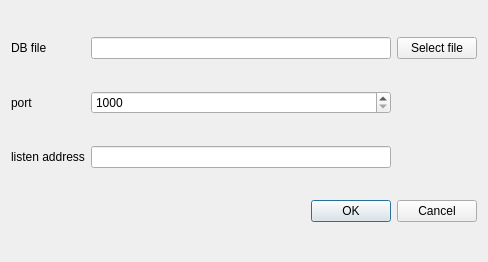
<?xml version="1.0" encoding="UTF-8"?>
<ui version="4.0">
 <class>Settings</class>
 <widget class="QDialog" name="Settings">
  <property name="geometry">
   <rect>
    <x>0</x>
    <y>0</y>
    <width>488</width>
    <height>262</height>
   </rect>
  </property>
  <property name="windowTitle">
   <string>Settings</string>
  </property>
  <layout class="QGridLayout" name="gridLayout">
   <item row="0" column="0">
    <widget class="QLabel" name="label">
     <property name="text">
      <string>DB file</string>
     </property>
    </widget>
   </item>
   <item row="0" column="1">
    <widget class="QLineEdit" name="dbFile"/>
   </item>
   <item row="0" column="2">
    <widget class="QPushButton" name="dbFileOpenButton">
     <property name="text">
      <string>Select file</string>
     </property>
    </widget>
   </item>
   <item row="1" column="0">
    <widget class="QLabel" name="label_2">
     <property name="text">
      <string>port</string>
     </property>
    </widget>
   </item>
   <item row="1" column="1">
    <widget class="QSpinBox" name="port">
     <property name="minimum">
      <number>1000</number>
     </property>
     <property name="maximum">
      <number>65536</number>
     </property>
    </widget>
   </item>
   <item row="2" column="0">
    <widget class="QLabel" name="label_3">
     <property name="text">
      <string>listen address</string>
     </property>
    </widget>
   </item>
   <item row="2" column="1">
    <widget class="QLineEdit" name="listen_address"/>
   </item>
   <item row="3" column="0" colspan="3">
    <widget class="QDialogButtonBox" name="buttonBox">
     <property name="orientation">
      <enum>Qt::Horizontal</enum>
     </property>
     <property name="standardButtons">
      <set>QDialogButtonBox::Cancel|QDialogButtonBox::Ok</set>
     </property>
    </widget>
   </item>
  </layout>
 </widget>
 <resources/>
 <connections>
  <connection>
   <sender>buttonBox</sender>
   <signal>accepted()</signal>
   <receiver>Settings</receiver>
   <slot>accept()</slot>
   <hints>
    <hint type="sourcelabel">
     <x>248</x>
     <y>254</y>
    </hint>
    <hint type="destinationlabel">
     <x>157</x>
     <y>274</y>
    </hint>
   </hints>
  </connection>
  <connection>
   <sender>buttonBox</sender>
   <signal>rejected()</signal>
   <receiver>Settings</receiver>
   <slot>reject()</slot>
   <hints>
    <hint type="sourcelabel">
     <x>316</x>
     <y>260</y>
    </hint>
    <hint type="destinationlabel">
     <x>286</x>
     <y>274</y>
    </hint>
   </hints>
  </connection>
 </connections>
</ui>
